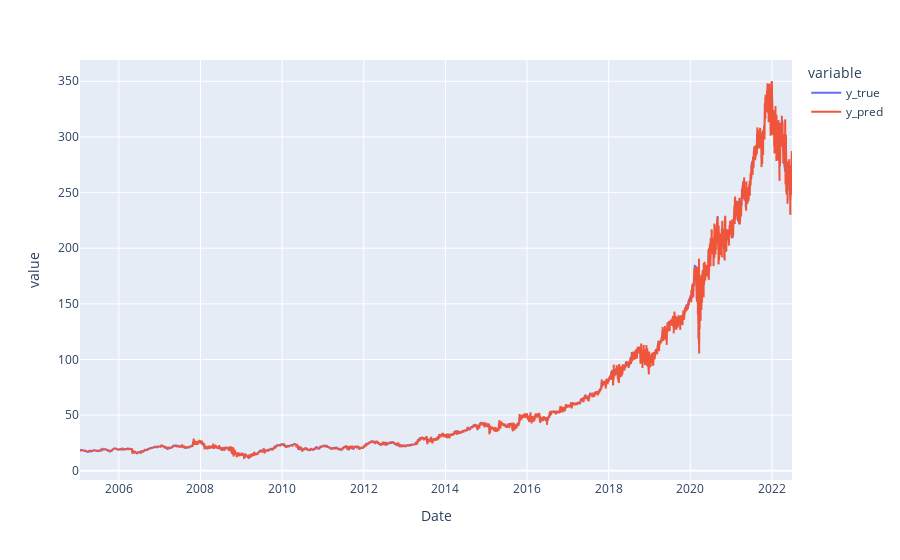

Notebook source saved alongside this figure:
### Code cell
pd.DataFrame({'y_true': y_true.Close,'y_pred': y_reversed.Close}).plot()

### Figure 1 — Plotly figure (JSON) as saved in the notebook; plotly's stock layout.template omitted (floating-point values rounded to 4 significant figures; data arrays with more than 128 entries replaced by an {"elided": "..."} marker saying what was removed)
{"data": [{"hovertemplate": "variable=y_true<br>Date=%{x}<br>value=%{y}<extra></extra>", "legendgroup": "y_true", "line": {"color": "#636efa", "dash": "solid"}, "marker": {"symbol": "circle"}, "mode": "lines", "name": "y_true", "showlegend": true, "type": "scattergl", "x": {"elided": "4393 str values"}, "xaxis": "x", "y": {"elided": "4393 float values"}, "yaxis": "y"}, {"hovertemplate": "variable=y_pred<br>Date=%{x}<br>value=%{y}<extra></extra>", "legendgroup": "y_pred", "line": {"color": "#EF553B", "dash": "solid"}, "marker": {"symbol": "circle"}, "mode": "lines", "name": "y_pred", "showlegend": true, "type": "scattergl", "x": {"elided": "4393 str values"}, "xaxis": "x", "y": {"elided": "4393 float values"}, "yaxis": "y"}], "layout": {"legend": {"title": {"text": "variable"}, "tracegroupgap": 0}, "margin": {"t": 60}, "xaxis": {"anchor": "y", "domain": [0, 1], "title": {"text": "Date"}}, "yaxis": {"anchor": "x", "domain": [0, 1], "title": {"text": "value"}}}}
